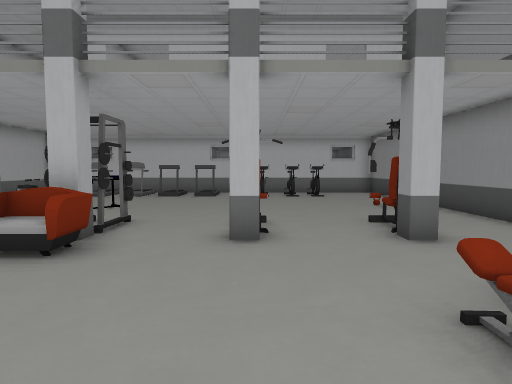
[1] (above)

15 first-person views from a walk through a scene from a Unity 3-D project. The camera is 1.2 m above the floor, tilts 4° down and sees 75° across. The floor is counted in squares, 1 m on a side. Each view is taken from the middle of a square. On the plan, view 1 faces up. The plan holds only what a view shows up to about 14 squares ahead; the rest is blank. The place goes on beyond the plan. The player is left out. Some animated figures are not drawn. Some surface patterns are stand-ins.

[2]
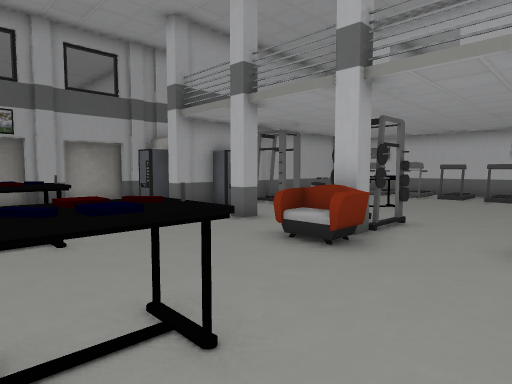

[3]
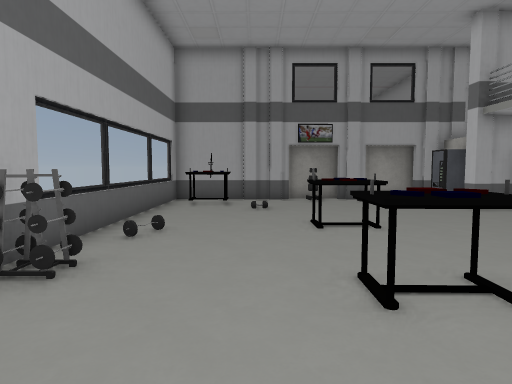

[4]
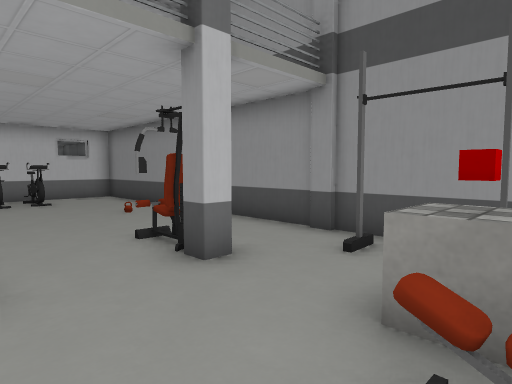

[5]
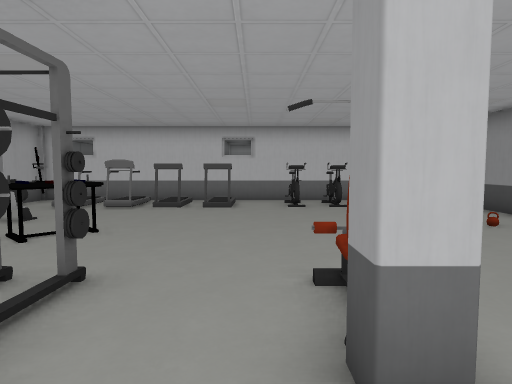

[6]
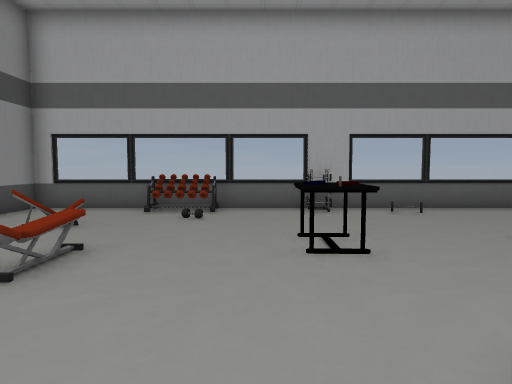

[7]
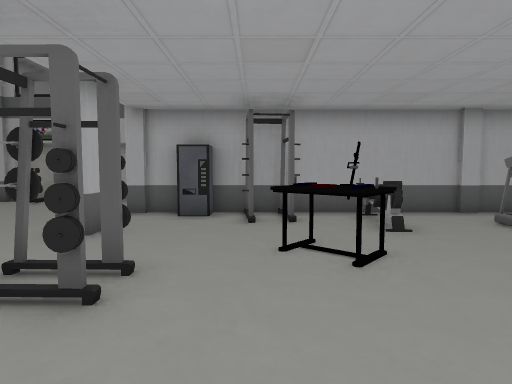

[8]
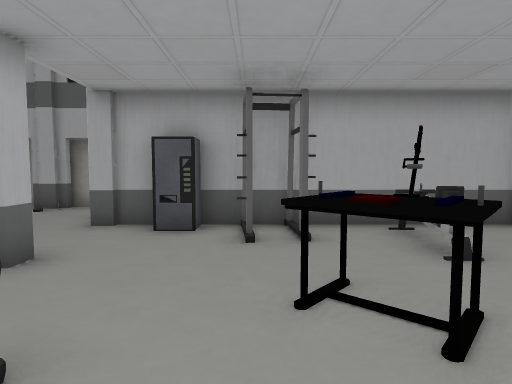

[9]
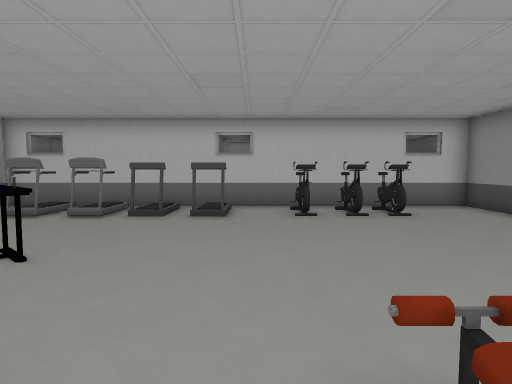

[10]
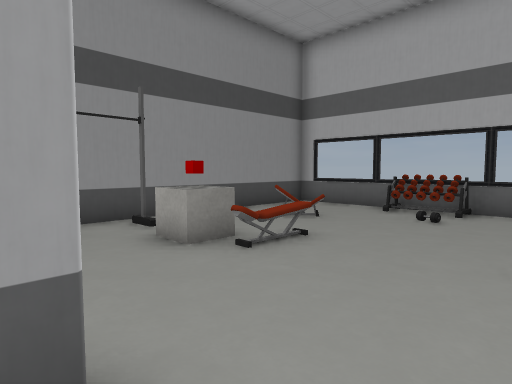

[11]
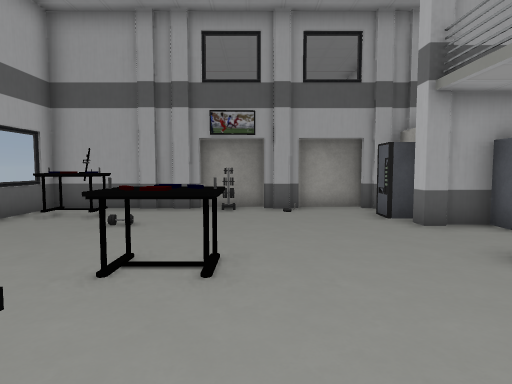

[12]
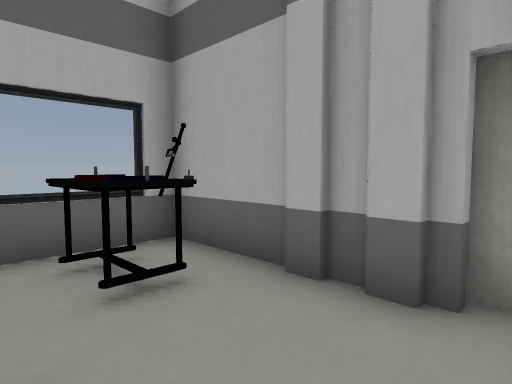

[13]
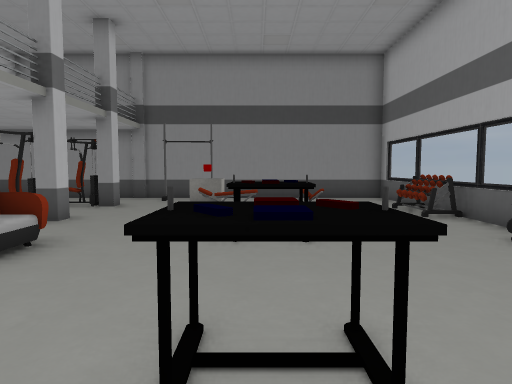

[14]
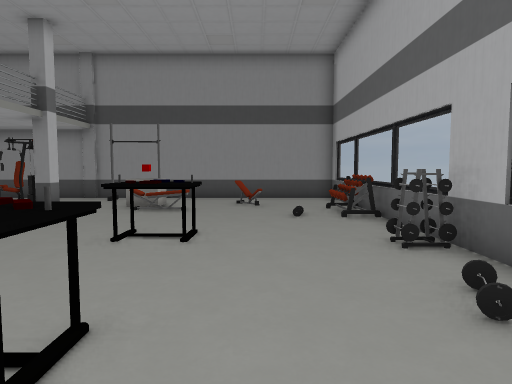

[15]
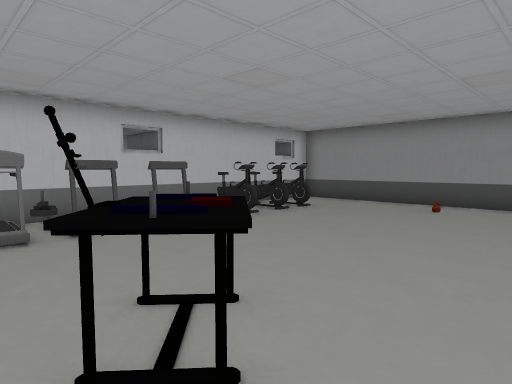

### Floor plan
Points are (right, up) in squares from view 1. A wall is a line through its corners. A room is listed if a view was taken in it or the views show most of it. See-through windows are left out.
Room 1 (views 1, 2, 3, 4, 5, 6, 7, 8, 9, 10, 11, 12, 13, 14, 15)
walls: (0.1, 5.5) (-0.4, 5.5) (-0.4, 6); (-6.5, 6) (-5.9, 6) (-5.9, 5.5) (-6.5, 5.5); (3.1, 5.5) (2.6, 5.5) (2.6, 6); (-12.1, 5.9) (-12.1, 5.3); (-12.1, 3.4) (-12.1, 2.3); (-12.5, 5.4) (-12.5, 3.1); (-12.5, 2.4) (-12.5, 0.2); (-12.1, 0.4) (-12.1, -4.1) (5.7, -4.1) (5.7, 16.7) (-9.1, 16.7) (-9.1, 5.5) (-9.5, 5.5)
objects: other object (-12, 1); other object (-11, -3) to (-10, -2); other object (-11, 5) to (-10, 6); other object (-9, 7) to (-8, 8); other object (-8, 9) to (-8, 10); other object (-7, 12) to (-6, 12); other object (-7, 14) to (-7, 15); other object (-6, 0) to (-6, 1); other object (-6, 14) to (-5, 15); other object (-5, 9) to (-4, 11); other object (-4, 5); other object (-4, 6) to (-3, 7); other object (-4, 14); other object (-3, -4) to (-3, -3); other object (-3, 0) to (-2, 1); other object (-2, 14); other object (0, 7); other object (0, 14) to (0, 16); other object (1, -4) to (2, -3); other object (1, 14) to (2, 16); other object (2, 1); other object (2, 2) to (3, 3); other object (2, 15) to (3, 15); other object (3, 3); other object (3, 7); other object (4, 0); other object (5, 3)

Where each view was taken, in squares from view 1:
view 1: 0 up, 0 right, facing up
view 2: 0 up, 0 right, facing up-left
view 3: 1 down, 1 right, facing left
view 4: 2 up, 0 right, facing up-right
view 5: 4 up, 1 left, facing up
view 6: 6 up, 1 left, facing down
view 7: 9 up, 0 right, facing left
view 8: 9 up, 2 left, facing left
view 9: 6 up, 1 left, facing up
view 10: 6 up, 2 left, facing down-right
view 11: 2 up, 2 left, facing left
view 12: 1 up, 9 left, facing down-left
view 13: 1 up, 8 left, facing right
view 14: 1 down, 8 left, facing right
view 15: 8 up, 6 left, facing up-right
